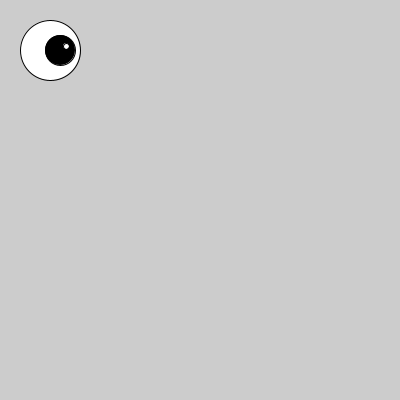
Frame 1 (no input)
Frame 60 (the mouse pressed at the canvas centre just before this capture): identical to frame 1, image omitted
Frame 120 (the mouse held since frame 60 and released just before this capture): identical to frame 1, image omitted

The Processing sketch that drew this single still picture (run headless with seeded random() and noise(); from frame 60 on, the mouse is pressed at the canvas centre):

// Processing sketch: sketch_eye1
// ── sketch_eye1.pde
void setup()
{
  size(400,400);
}
void draw()
{
  background(204);
  fill(255);
  ellipse(50,50,60,60);  //outer white circle
  fill(0);
  ellipse(50+10, 50, 30,30);  //black circle
  fill(255);
  ellipse(50+16,46,6,6);  //small, white circle
}
